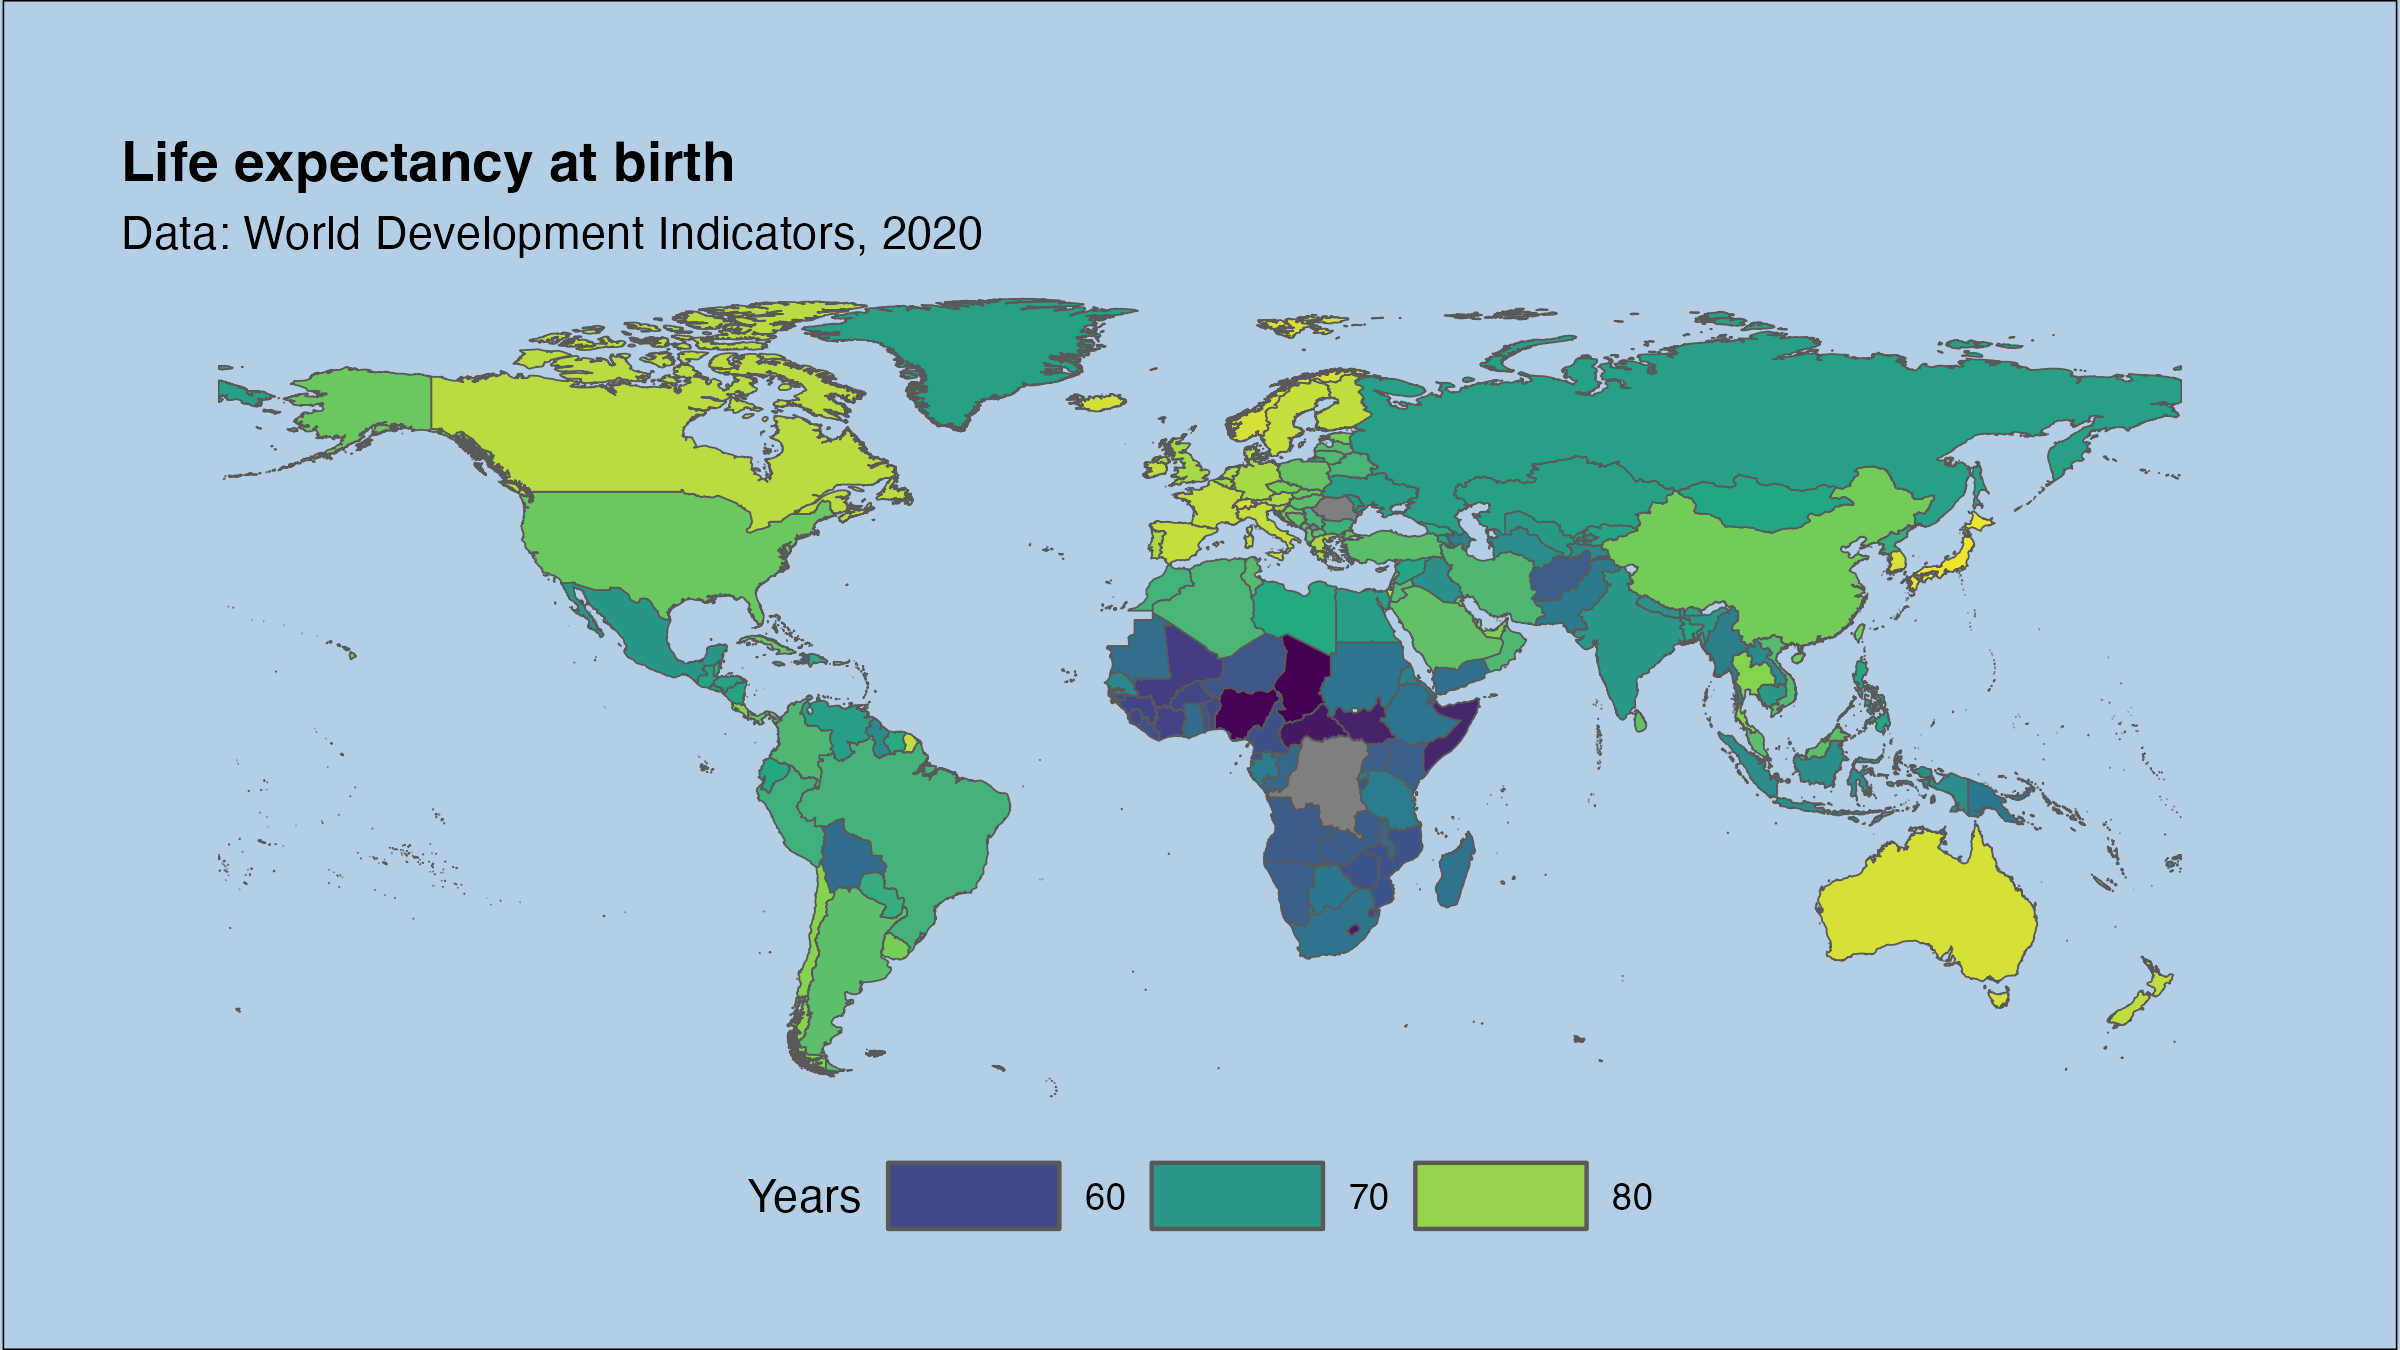

Write R code to recreate this figure.
# ------------------------------------------------------------------------------
# Simple choropleth maps, using World Bank data + shapefiles.
# ------------------------------------------------------------------------------

library(sf)
library(tidyverse)

# ------------------------------------------------------------------------------
# Step 1: import the shapefile
# ------------------------------------------------------------------------------

geo <- "data/WB_countries_Admin0_lowres.geojson"
geo <- sf::st_read(geo)

# ------------------------------------------------------------------------------
# Step 2: CRS projections and bounding boxes
# ------------------------------------------------------------------------------

# the data look like a data frame, but contain spatial geometries
glimpse(geo)

# world map, with land and country administrative borders
ggplot(geo) +
  geom_sf() +
  coord_sf(crs = 4326)

# the previous plot uses the standard WGS84 CRS projection
sf::st_crs("EPSG:4326")

# Denmark -- finding the 'bounding box' (min/max lat/lon coordinates)
#
filter(geo, NAME_EN == "Denmark") %>% 
  sf::st_bbox()

# Denmark -- manually defining the 'bounding box'
#
ggplot(filter(geo, NAME_EN == "Denmark")) +
  geom_sf() +
  coord_sf(ylim = c(54.6, 57.8), # y = latitude = horizontal
           xlim = c(8.1, 15.2))  # x = longitude = vertical

# U.S. -- default projection
#
ggplot(filter(geo, NAME_EN == "United States of America")) +
  geom_sf()

# U.S. -- Arctic Polar Stereographic projection
#
ggplot(filter(geo, NAME_EN == "United States of America") %>% 
         sf::st_transform(crs = "EPSG:3995")) +
  geom_sf()

# ------------------------------------------------------------------------------
# Step 3: import life expectancy
# ------------------------------------------------------------------------------

lexp <- readr::read_tsv("data/life-expectancy.tsv")
glimpse(lexp)

# sanity check: only one measure per country
stopifnot(!duplicated(lexp$country))

# merge to geographic data (after exploring the country codes a bit...)
d <- full_join(geo, lexp, by = c("WB_A3" = "iso3c"))

# ------------------------------------------------------------------------------
# Step 4: project onto choropleth map
# ------------------------------------------------------------------------------

# fiddling with many plot parameters to show how scales and themes work
ggplot(d, aes(fill = SP.DYN.LE00.IN)) +
  geom_sf() +
  coord_sf(crs = 4326) +
  # legend color, title and shape
  scale_fill_viridis_c("Years", guide = guide_legend()) +
  theme_void() +
  theme(
    plot.background = element_rect(fill = "#b3cee5"), # pale light blue
    legend.position = "bottom",
    legend.key.width = unit(1.5, "cm"),
    plot.title = element_text(face = "bold"),
    plot.margin = margin(1 ,1 , 1, 1, "cm")
  ) +
  labs(title = "Life expectancy at birth",
       subtitle = "Data: World Development Indicators, 2020")

# export with specific dimensions
ggsave("life-expectancy.png", width = 8, height = 4.5)

# kthxbye
